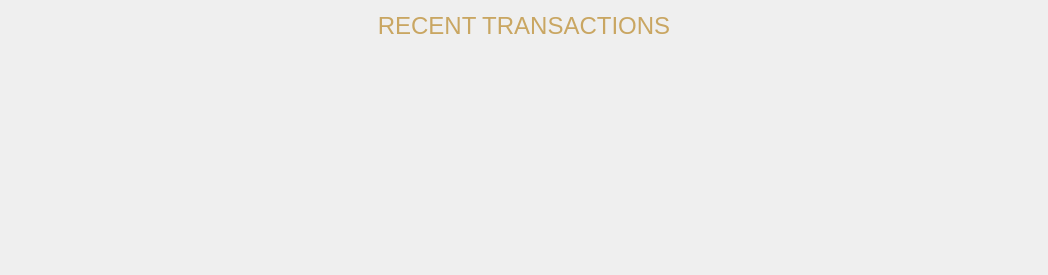
       <widget class="QFrame" name="frame_15">
        <property name="frameShape">
         <enum>QFrame::NoFrame</enum>
        </property>
        <property name="frameShadow">
         <enum>QFrame::Plain</enum>
        </property>
        <property name="lineWidth">
         <number>0</number>
        </property>
        <layout class="QGridLayout" name="gridLayout_14">
         <property name="topMargin">
          <number>0</number>
         </property>
         <property name="bottomMargin">
          <number>0</number>
         </property>
         <item row="0" column="0">
          <spacer name="horizontalSpacer">
           <property name="orientation">
            <enum>Qt::Horizontal</enum>
           </property>
           <property name="sizeHint" stdset="0">
            <size>
             <width>13</width>
             <height>20</height>
            </size>
           </property>
          </spacer>
         </item>
         <item row="0" column="2">
          <spacer name="horizontalSpacer_2">
           <property name="orientation">
            <enum>Qt::Horizontal</enum>
           </property>
           <property name="sizeHint" stdset="0">
            <size>
             <width>13</width>
             <height>20</height>
            </size>
           </property>
          </spacer>
         </item>
         <item row="0" column="1">
          <widget class="QFrame" name="frame_14">
           <property name="minimumSize">
            <size>
             <width>1000</width>
             <height>275</height>
            </size>
           </property>
           <property name="maximumSize">
            <size>
             <width>1000</width>
             <height>250</height>
            </size>
           </property>
           <property name="styleSheet">
            <string notr="true">background-image:url(:/icons/res/art/txbackround.png);</string>
           </property>
           <property name="frameShape">
            <enum>QFrame::NoFrame</enum>
           </property>
           <property name="frameShadow">
            <enum>QFrame::Plain</enum>
           </property>
           <property name="lineWidth">
            <number>0</number>
           </property>
           <layout class="QGridLayout" name="gridLayout_6">
            <property name="leftMargin">
             <number>0</number>
            </property>
            <property name="topMargin">
             <number>0</number>
            </property>
            <property name="rightMargin">
             <number>0</number>
            </property>
            <property name="bottomMargin">
             <number>0</number>
            </property>
            <item row="0" column="0">
             <widget class="QFrame" name="frame_2">
              <property name="styleSheet">
               <string notr="true">background:transparent;</string>
              </property>
              <property name="frameShape">
               <enum>QFrame::NoFrame</enum>
              </property>
              <property name="frameShadow">
               <enum>QFrame::Plain</enum>
              </property>
              <property name="lineWidth">
               <number>0</number>
              </property>
              <layout class="QGridLayout" name="gridLayout_5">
               <property name="leftMargin">
                <number>0</number>
               </property>
               <property name="topMargin">
                <number>0</number>
               </property>
               <property name="rightMargin">
                <number>0</number>
               </property>
               <property name="bottomMargin">
                <number>0</number>
               </property>
               <item row="2" column="1">
                <widget class="QListView" name="listTransactions">
                 <property name="minimumSize">
                  <size>
                   <width>900</width>
                   <height>0</height>
                  </size>
                 </property>
                 <property name="maximumSize">
                  <size>
                   <width>900</width>
                   <height>500</height>
                  </size>
                 </property>
                 <property name="palette">
                  <palette>
                   <active>
                    <colorrole role="WindowText">
                     <brush brushstyle="SolidPattern">
                      <color alpha="255">
                       <red>55</red>
                       <green>55</green>
                       <blue>55</blue>
                      </color>
                     </brush>
                    </colorrole>
                    <colorrole role="Button">
                     <brush brushstyle="SolidPattern">
                      <color alpha="0">
                       <red>0</red>
                       <green>0</green>
                       <blue>0</blue>
                      </color>
                     </brush>
                    </colorrole>
                    <colorrole role="Midlight">
                     <brush brushstyle="SolidPattern">
                      <color alpha="255">
                       <red>37</red>
                       <green>37</green>
                       <blue>37</blue>
                      </color>
                     </brush>
                    </colorrole>
                    <colorrole role="Dark">
                     <brush brushstyle="SolidPattern">
                      <color alpha="255">
                       <red>37</red>
                       <green>37</green>
                       <blue>37</blue>
                      </color>
                     </brush>
                    </colorrole>
                    <colorrole role="Mid">
                     <brush brushstyle="SolidPattern">
                      <color alpha="255">
                       <red>37</red>
                       <green>37</green>
                       <blue>37</blue>
                      </color>
                     </brush>
                    </colorrole>
                    <colorrole role="Text">
                     <brush brushstyle="SolidPattern">
                      <color alpha="255">
                       <red>55</red>
                       <green>55</green>
                       <blue>55</blue>
                      </color>
                     </brush>
                    </colorrole>
                    <colorrole role="ButtonText">
                     <brush brushstyle="SolidPattern">
                      <color alpha="255">
                       <red>76</red>
                       <green>76</green>
                       <blue>76</blue>
                      </color>
                     </brush>
                    </colorrole>
                    <colorrole role="Base">
                     <brush brushstyle="NoBrush">
                      <color alpha="255">
                       <red>0</red>
                       <green>0</green>
                       <blue>0</blue>
                      </color>
                     </brush>
                    </colorrole>
                    <colorrole role="Window">
                     <brush brushstyle="SolidPattern">
                      <color alpha="0">
                       <red>0</red>
                       <green>0</green>
                       <blue>0</blue>
                      </color>
                     </brush>
                    </colorrole>
                    <colorrole role="Shadow">
                     <brush brushstyle="SolidPattern">
                      <color alpha="255">
                       <red>37</red>
                       <green>37</green>
                       <blue>37</blue>
                      </color>
                     </brush>
                    </colorrole>
                    <colorrole role="AlternateBase">
                     <brush brushstyle="SolidPattern">
                      <color alpha="255">
                       <red>37</red>
                       <green>37</green>
                       <blue>37</blue>
                      </color>
                     </brush>
                    </colorrole>
                   </active>
                   <inactive>
                    <colorrole role="WindowText">
                     <brush brushstyle="SolidPattern">
                      <color alpha="255">
                       <red>55</red>
                       <green>55</green>
                       <blue>55</blue>
                      </color>
                     </brush>
                    </colorrole>
                    <colorrole role="Button">
                     <brush brushstyle="SolidPattern">
                      <color alpha="0">
                       <red>0</red>
                       <green>0</green>
                       <blue>0</blue>
                      </color>
                     </brush>
                    </colorrole>
                    <colorrole role="Midlight">
                     <brush brushstyle="SolidPattern">
                      <color alpha="255">
                       <red>37</red>
                       <green>37</green>
                       <blue>37</blue>
                      </color>
                     </brush>
                    </colorrole>
                    <colorrole role="Dark">
                     <brush brushstyle="SolidPattern">
                      <color alpha="255">
                       <red>37</red>
                       <green>37</green>
                       <blue>37</blue>
                      </color>
                     </brush>
                    </colorrole>
                    <colorrole role="Mid">
                     <brush brushstyle="SolidPattern">
                      <color alpha="255">
                       <red>37</red>
                       <green>37</green>
                       <blue>37</blue>
                      </color>
                     </brush>
                    </colorrole>
                    <colorrole role="Text">
                     <brush brushstyle="SolidPattern">
                      <color alpha="255">
                       <red>55</red>
                       <green>55</green>
                       <blue>55</blue>
                      </color>
                     </brush>
                    </colorrole>
                    <colorrole role="ButtonText">
                     <brush brushstyle="SolidPattern">
                      <color alpha="255">
                       <red>76</red>
                       <green>76</green>
                       <blue>76</blue>
                      </color>
                     </brush>
                    </colorrole>
                    <colorrole role="Base">
                     <brush brushstyle="NoBrush">
                      <color alpha="255">
                       <red>0</red>
                       <green>0</green>
                       <blue>0</blue>
                      </color>
                     </brush>
                    </colorrole>
                    <colorrole role="Window">
                     <brush brushstyle="SolidPattern">
                      <color alpha="0">
                       <red>0</red>
                       <green>0</green>
                       <blue>0</blue>
                      </color>
                     </brush>
                    </colorrole>
                    <colorrole role="Shadow">
                     <brush brushstyle="SolidPattern">
                      <color alpha="255">
                       <red>37</red>
                       <green>37</green>
                       <blue>37</blue>
                      </color>
                     </brush>
                    </colorrole>
                    <colorrole role="AlternateBase">
                     <brush brushstyle="SolidPattern">
                      <color alpha="255">
                       <red>37</red>
                       <green>37</green>
                       <blue>37</blue>
                      </color>
                     </brush>
                    </colorrole>
                   </inactive>
                   <disabled>
                    <colorrole role="WindowText">
                     <brush brushstyle="SolidPattern">
                      <color alpha="255">
                       <red>37</red>
                       <green>37</green>
                       <blue>37</blue>
                      </color>
                     </brush>
                    </colorrole>
                    <colorrole role="Button">
                     <brush brushstyle="SolidPattern">
                      <color alpha="0">
                       <red>0</red>
                       <green>0</green>
                       <blue>0</blue>
                      </color>
                     </brush>
                    </colorrole>
                    <colorrole role="Midlight">
                     <brush brushstyle="SolidPattern">
                      <color alpha="255">
                       <red>37</red>
                       <green>37</green>
                       <blue>37</blue>
                      </color>
                     </brush>
                    </colorrole>
                    <colorrole role="Dark">
                     <brush brushstyle="SolidPattern">
                      <color alpha="255">
                       <red>37</red>
                       <green>37</green>
                       <blue>37</blue>
                      </color>
                     </brush>
                    </colorrole>
                    <colorrole role="Mid">
                     <brush brushstyle="SolidPattern">
                      <color alpha="255">
                       <red>37</red>
                       <green>37</green>
                       <blue>37</blue>
                      </color>
                     </brush>
                    </colorrole>
                    <colorrole role="Text">
                     <brush brushstyle="SolidPattern">
                      <color alpha="255">
                       <red>37</red>
                       <green>37</green>
                       <blue>37</blue>
                      </color>
                     </brush>
                    </colorrole>
                    <colorrole role="ButtonText">
                     <brush brushstyle="SolidPattern">
                      <color alpha="255">
                       <red>37</red>
                       <green>37</green>
                       <blue>37</blue>
                      </color>
                     </brush>
                    </colorrole>
                    <colorrole role="Base">
                     <brush brushstyle="NoBrush">
                      <color alpha="255">
                       <red>0</red>
                       <green>0</green>
                       <blue>0</blue>
                      </color>
                     </brush>
                    </colorrole>
                    <colorrole role="Window">
                     <brush brushstyle="SolidPattern">
                      <color alpha="0">
                       <red>0</red>
                       <green>0</green>
                       <blue>0</blue>
                      </color>
                     </brush>
                    </colorrole>
                    <colorrole role="Shadow">
                     <brush brushstyle="SolidPattern">
                      <color alpha="255">
                       <red>37</red>
                       <green>37</green>
                       <blue>37</blue>
                      </color>
                     </brush>
                    </colorrole>
                    <colorrole role="AlternateBase">
                     <brush brushstyle="SolidPattern">
                      <color alpha="255">
                       <red>37</red>
                       <green>37</green>
                       <blue>37</blue>
                      </color>
                     </brush>
                    </colorrole>
                   </disabled>
                  </palette>
                 </property>
                 <property name="layoutDirection">
                  <enum>Qt::LeftToRight</enum>
                 </property>
                 <property name="styleSheet">
                  <string notr="true">background:transparent;</string>
                 </property>
                 <property name="frameShape">
                  <enum>QFrame::NoFrame</enum>
                 </property>
                 <property name="frameShadow">
                  <enum>QFrame::Plain</enum>
                 </property>
                 <property name="lineWidth">
                  <number>0</number>
                 </property>
                 <property name="verticalScrollBarPolicy">
                  <enum>Qt::ScrollBarAlwaysOff</enum>
                 </property>
                 <property name="horizontalScrollBarPolicy">
                  <enum>Qt::ScrollBarAlwaysOff</enum>
                 </property>
                 <property name="showDropIndicator" stdset="0">
                  <bool>true</bool>
                 </property>
                 <property name="selectionMode">
                  <enum>QAbstractItemView::NoSelection</enum>
                 </property>
                 <property name="viewMode">
                  <enum>QListView::ListMode</enum>
                 </property>
                </widget>
               </item>
               <item row="2" column="2">
                <spacer name="horizontalSpacer_4">
                 <property name="orientation">
                  <enum>Qt::Horizontal</enum>
                 </property>
                 <property name="sizeType">
                  <enum>QSizePolicy::Fixed</enum>
                 </property>
                 <property name="sizeHint" stdset="0">
                  <size>
                   <width>80</width>
                   <height>20</height>
                  </size>
                 </property>
                </spacer>
               </item>
               <item row="2" column="0">
                <spacer name="horizontalSpacer_5">
                 <property name="orientation">
                  <enum>Qt::Horizontal</enum>
                 </property>
                 <property name="sizeType">
                  <enum>QSizePolicy::Fixed</enum>
                 </property>
                 <property name="sizeHint" stdset="0">
                  <size>
                   <width>20</width>
                   <height>20</height>
                  </size>
                 </property>
                </spacer>
               </item>
               <item row="1" column="0" colspan="3">
                <widget class="QLabel" name="label_4">
                 <property name="font">
                  <font>
                   <pointsize>14</pointsize>
                  </font>
                 </property>
                 <property name="text">
                  <string>&lt;html&gt;&lt;head/&gt;&lt;body&gt;&lt;p&gt;&lt;span style=&quot; font-size:18pt; color:#c9a662;&quot;&gt;RECENT TRANSACTIONS&lt;/span&gt;&lt;/p&gt;&lt;/body&gt;&lt;/html&gt;</string>
                 </property>
                 <property name="alignment">
                  <set>Qt::AlignCenter</set>
                 </property>
                 <property name="margin">
                  <number>8</number>
                 </property>
                </widget>
               </item>
              </layout>
             </widget>
            </item>
           </layout>
          </widget>
         </item>
        </layout>
       </widget>
